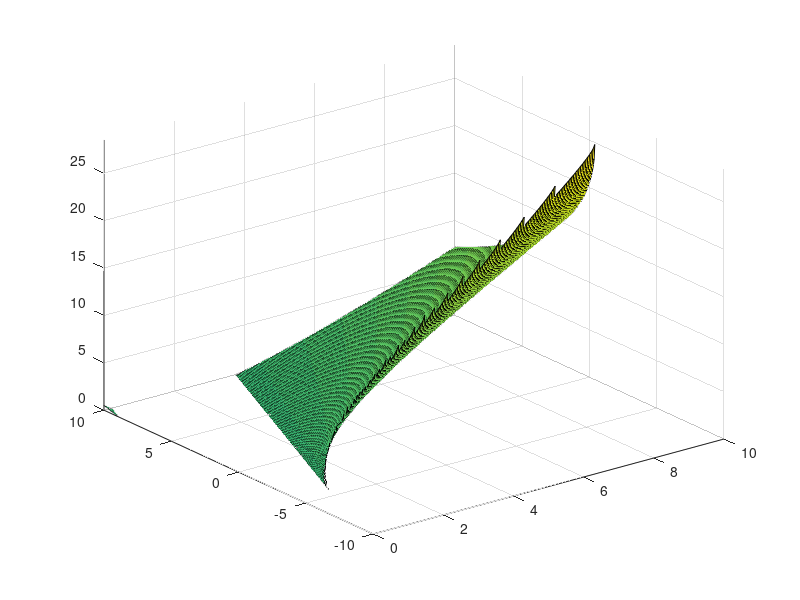

Reproduce this figure in MATLAB. (Note: this script raises an error after producing the figure.)
%diffusive instabiltiy inequalities

clear, close


%decide n,m
m = .5;
n=2.5;
b=2.5;
c=-1.25;
%alternatively, ask user:
% m=input('Please enter a value for mu: ');
% n=input('Please enter a value for nu: ');
% b=input('Please enter a value for b: ');
% c=input('Please enter a value for c: ');

a= -10:.05:10;
d= a; %we almost always want a square grid


bv=2*ones(1,length(a));
cv=-2*ones(1,length(a)); %make b and c vectors like a and d

[ax,dx]=meshgrid(d,a);
H=real(2*sqrt(n*m*(ax.*dx-cv.*bv)));
range = find(H==0); 
H(range) = NaN; %hides all values where H=0
G = real(ax*n+dx*m);
figure
J=G-H;
s3 = surf(ax,dx,J); %graphs surface 
axis([0,max(a),min(d),max(d),0,1.25*max(max(H))]);
s3.EdgeColor = 'none'; %or else it displays black
xlabel('a','FontWeight', 'bold', 'FontSize', 13)
ylabel('d','FontWeight', 'bold', 'FontSize', 13);
zlabel('J = a\nu + d\mu - 2(\mu\nu(ad-bc))^{1/2}','FontWeight', 'bold', 'FontSize', 13);
title('Allowed values of a,d Given \mu=.5, \nu=2.5, b=2.5, c=-1.25');
colormap winter
hold on
% s2=surf(ax,dx,G);
% s1=surf(ax,dx,H);
% s2.EdgeColor='none'; %for graphing the plane separately
% s1.EdgeColor='none';